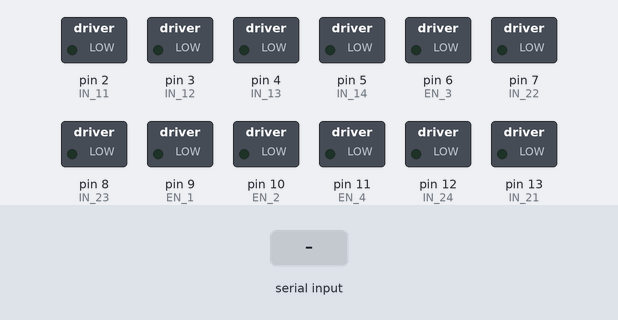
A sketch run on a simulated Arduino Uno, built with avr-gcc and run on an emulated ATmega328P. Parts: switched loads named in the sketch (green lamp = pin HIGH). Dashed ring = blinking. The inputs (shaded band) are chosen by the test bench.

Above: at 1.2 s.
1.3 s: "g" received over Serial
At 4.1 s:
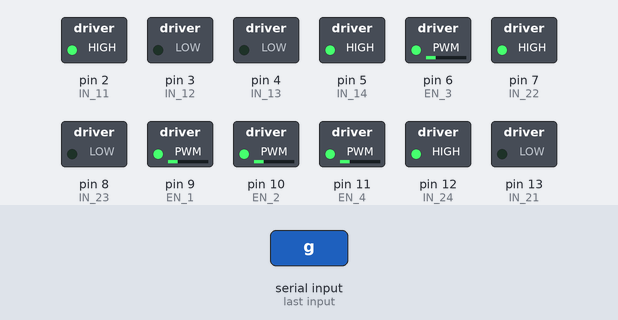
At 5.6 s:
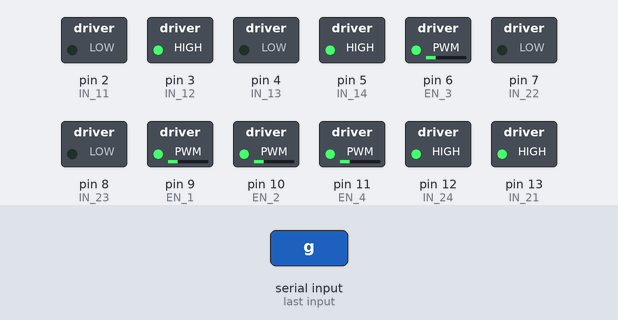
Timing chart, 0 to 9.8 s (numbered marks = the images above; inputs shaded):
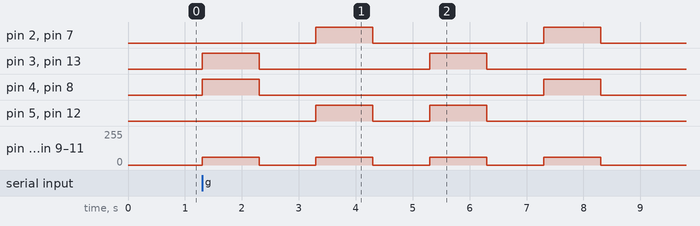

The sketch:

Exp2.ino
```cpp
// MECANUM WHEELS ROBOT
// ROBOT LK
// Define the motor control pins based on your setup
#define IN_11 2  // L298N #1, IN4 for IN4 for Back Left motor
#define IN_12 3  // L298N #1, IN3 for IN3 for Back Left motor
#define IN_13 4  // L298N #1, IN2 for Back Right motor
#define IN_14 5  // L298N #1, IN1 for Back Right motor
#define EN_1 9   // Enable pin for L298N #1 (Back motors)
#define EN_2 10  // Enable pin for L298N #1 (Back motors)

#define IN_21 13  // L298N #2, IN4 for Front Right motor
#define IN_22 7   // L298N #2, IN3 for Front Right motor
#define IN_23 8   // L298N #2, IN2 for Front Left motor
#define IN_24 12  // L298N #2, IN1 for Front Left motor
#define EN_3 6    // Enable pin for L298N #2 (Front motors)
#define EN_4 11   // Enable pin for L298N #2 (Front motors)

int command;  // Int to store app command state.
boolean state = 1;

void stopRobot() {
  digitalWrite(IN_11, LOW);
  digitalWrite(IN_12, LOW);
  digitalWrite(IN_13, LOW);
  digitalWrite(IN_14, LOW);
  digitalWrite(IN_24, LOW);
  digitalWrite(IN_23, LOW);
  digitalWrite(IN_22, LOW);
  digitalWrite(IN_21, LOW);
  analogWrite(EN_1, 0);
  analogWrite(EN_2, 0);
  analogWrite(EN_3, 0);
  analogWrite(EN_4, 0);
}

void back() {
  digitalWrite(IN_11, HIGH);
  digitalWrite(IN_12, LOW);
  digitalWrite(IN_13, LOW);
  digitalWrite(IN_14, HIGH);
  digitalWrite(IN_24, HIGH);
  digitalWrite(IN_23, LOW);
  digitalWrite(IN_22, HIGH);
  digitalWrite(IN_21, LOW);
  analogWrite(EN_1, 60);
  analogWrite(EN_2, 60);
  analogWrite(EN_3, 60);
  analogWrite(EN_4, 60);
}

void forward() {
  digitalWrite(IN_11, LOW);
  digitalWrite(IN_12, HIGH);
  digitalWrite(IN_13, HIGH);
  digitalWrite(IN_14, LOW);
  digitalWrite(IN_24, LOW);
  digitalWrite(IN_23, HIGH);
  digitalWrite(IN_22, LOW);
  digitalWrite(IN_21, HIGH);
  analogWrite(EN_1, 60);
  analogWrite(EN_2, 60);
  analogWrite(EN_3, 60);
  analogWrite(EN_4, 60);
}

void left() {
  digitalWrite(IN_11, HIGH);
  digitalWrite(IN_12, LOW);
  digitalWrite(IN_13, HIGH);
  digitalWrite(IN_14, LOW);
  digitalWrite(IN_24, LOW);
  digitalWrite(IN_23, HIGH);
  digitalWrite(IN_22, HIGH);
  digitalWrite(IN_21, LOW);
  analogWrite(EN_1, 60);
  analogWrite(EN_2, 60);
  analogWrite(EN_3, 60);
  analogWrite(EN_4, 60);
}

void right() {
  digitalWrite(IN_11, LOW);
  digitalWrite(IN_12, HIGH);
  digitalWrite(IN_13, LOW);
  digitalWrite(IN_14, HIGH);
  digitalWrite(IN_24, HIGH);
  digitalWrite(IN_23, LOW);
  digitalWrite(IN_22, LOW);
  digitalWrite(IN_21, HIGH);
  analogWrite(EN_1, 60);
  analogWrite(EN_2, 60);
  analogWrite(EN_3, 60);
  analogWrite(EN_4, 60);
}

void executeSequence() {
  forward();
  delay(1000);
  stopRobot();
  delay(1000);
  back();
  delay(1000);
  stopRobot();
  delay(1000);
  right();
  delay(1000);
  stopRobot();
  delay(1000);
  left();
  delay(1000);
  stopRobot();
  delay(1000);
}

void setup() {
  Serial.begin(9600);
  pinMode(IN_11, OUTPUT);
  pinMode(IN_12, OUTPUT);
  pinMode(IN_13, OUTPUT);
  pinMode(IN_14, OUTPUT);
  pinMode(IN_21, OUTPUT);
  pinMode(IN_22, OUTPUT);
  pinMode(IN_23, OUTPUT);
  pinMode(IN_24, OUTPUT);
  pinMode(EN_1, OUTPUT);
  pinMode(EN_2, OUTPUT);
  pinMode(EN_3, OUTPUT);
  pinMode(EN_4, OUTPUT);
  stopRobot();  // Ensure robot is stopped at start
}

void loop() {
  if (Serial.available() > 0) {
    command = Serial.read();  // Read the incoming serial command

    if (command == 'g') {
      executeSequence();  // Execute the full movement sequence
    } else {
      stopRobot();
    }
  }
}
```

Measured:
- after the input at 1.3 s, pin 2 (IN_11): alternates HIGH for 1.0 s and LOW for 3.0 s, 4 changes in all, then stays LOW, starting after 2.0 s; pin 3 (IN_12): alternates HIGH for 1.0 s and LOW for 3.0 s, 4 changes in all, then stays LOW, starting at once
